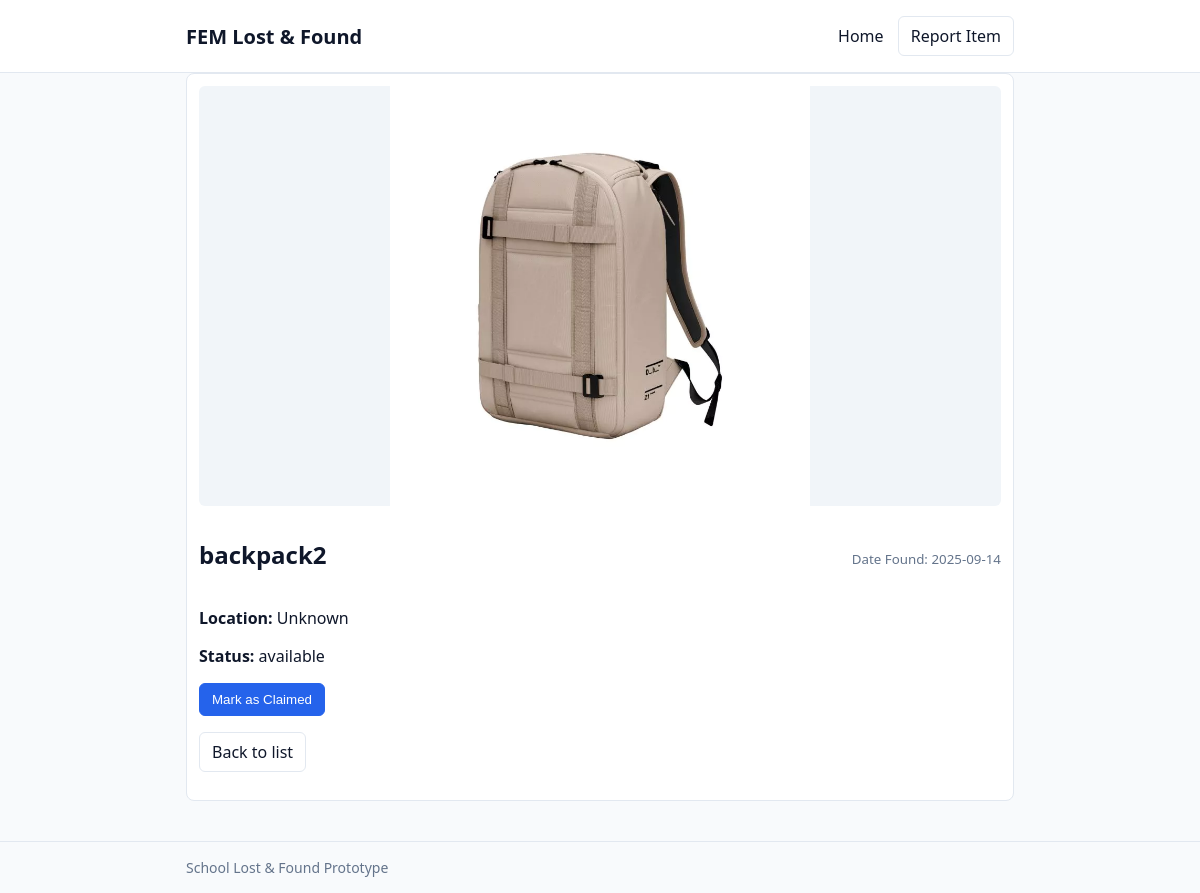
The page /items/2 on the database its author committed.
### tables this page shows
CREATE TABLE items (
            id INTEGER PRIMARY KEY AUTOINCREMENT,
            name TEXT NOT NULL,
            description TEXT,
            date_found TEXT,
            location TEXT,
            status TEXT NOT NULL DEFAULT 'available',
            image_filename TEXT
        );

### app.py (the view)
@app.route("/items/<int:item_id>")
def item_detail(item_id: int):
    conn = get_db_connection()
    item = conn.execute(
        "SELECT id, name, description, date_found, location, status, image_filename FROM items WHERE id = ?",
        (item_id,),
    ).fetchone()
    conn.close()
    if not item:
        abort(404)
    return render_template("item_detail.html", item=item)

### app.py (called while the page is built)
def get_db_connection():
    conn = sqlite3.connect(DB_PATH)
    conn.row_factory = sqlite3.Row
    return conn

### templates/item_detail.html (shortened to what this page needs)
{% extends "layout.html" %}
{% block content %}
  <article class="item-card">
    {% if item['image_filename'] %}
      <img class="detail-image" src="{{ url_for('static', filename='uploads/' ~ item['image_filename']) }}" alt="{{ item['name'] }}">
    {% endif %}
    <header>
      <h2>{{ item['name'] }}</h2>
      <small class="date">Date Found: {{ item['date_found'] or '—' }}</small>
    </header>
    <p><strong>Location:</strong> {{ item['location'] or 'Unknown' }}</p>
    <p><strong>Status:</strong> {{ item['status'] or 'available' }}</p>
    {% if (item['status'] or 'available') == 'available' %}
      <form method="post" action="{{ url_for('claim_item', item_id=item['id']) }}" style="margin-top: 12px;">
        <button class="btn primary" type="submit">Mark as Claimed</button>
      </form>
    {% else %}
      <p class="muted">This item has been claimed.</p>
    {% endif %}
    <p style="margin-top: 16px;">
      <a class="btn" href="{{ url_for('index') }}">Back to list</a>
    </p>
  </article>
{% endblock %}

### static/style.css (style rules this page uses)
:root { --bg: #f8fafc; --fg: #0f172a; --muted: #64748b; --card: #ffffff; --border: #e2e8f0; --primary: #2563eb; --primary-contrast: #ffffff; --success: #16a34a; --error: #dc2626; }
* { box-sizing: border-box; }
html, body { height: 100%; }
body { margin: 0; font-family: system-ui, -apple-system, Segoe UI, Roboto, "Helvetica Neue", Arial, "Noto Sans", "Apple Color Emoji", "Segoe UI Emoji"; background: var(--bg); color: var(--fg); }
.btn { display: inline-block; padding: 8px 12px; border: 1px solid var(--border); border-radius: 6px; text-decoration: none; color: inherit; background: #fff; }
.btn.primary { background: var(--primary); color: var(--primary-contrast); border-color: var(--primary); }
h2 { margin-top: 24px; }
.item-card { background: var(--card); border: 1px solid var(--border); border-radius: 8px; padding: 12px; }
.item-card header { display: flex; justify-content: space-between; align-items: baseline; }
.item-card .date { color: var(--muted); }
.item-card img { display: block; width: 100%; height: auto; border-radius: 6px; margin-bottom: 8px; }
.detail-image { max-height: 420px; object-fit: contain; background: #f1f5f9; }

### rows shown on the page
items: image_filename (picture), name "backpack2", date_found "2025-09-14", location "Unknown", status "available"
